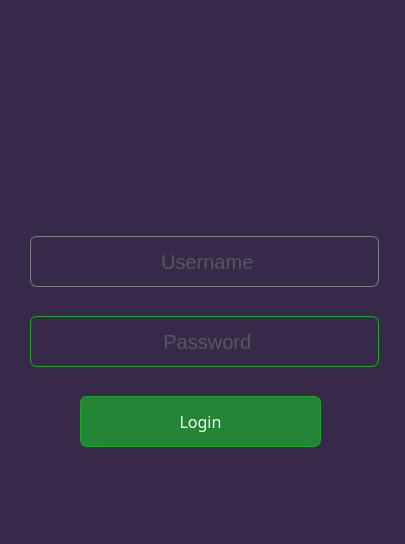
<?xml version="1.0" encoding="UTF-8"?>
<ui version="4.0">
 <class>Dialog</class>
 <widget class="QDialog" name="Dialog">
  <property name="geometry">
   <rect>
    <x>0</x>
    <y>0</y>
    <width>405</width>
    <height>544</height>
   </rect>
  </property>
  <property name="minimumSize">
   <size>
    <width>405</width>
    <height>544</height>
   </size>
  </property>
  <property name="maximumSize">
   <size>
    <width>405</width>
    <height>544</height>
   </size>
  </property>
  <property name="windowTitle">
   <string>PyPass Login</string>
  </property>
  <property name="windowIcon">
   <iconset>
    <normaloff>icons/password.png</normaloff>icons/password.png</iconset>
  </property>
  <property name="styleSheet">
   <string notr="true">QMainWindow{
	background-color: rgb(24,24,36);

}</string>
  </property>
  <widget class="QTabWidget" name="tabWidget">
   <property name="geometry">
    <rect>
     <x>-20</x>
     <y>-30</y>
     <width>681</width>
     <height>591</height>
    </rect>
   </property>
   <property name="minimumSize">
    <size>
     <width>681</width>
     <height>591</height>
    </size>
   </property>
   <property name="maximumSize">
    <size>
     <width>681</width>
     <height>591</height>
    </size>
   </property>
   <property name="styleSheet">
    <string notr="true">background-color: #372948;
border: #372948;</string>
   </property>
   <widget class="QWidget" name="tab_2">
    <attribute name="title">
     <string>Tab 2</string>
    </attribute>
    <widget class="QLabel" name="status">
     <property name="geometry">
      <rect>
       <x>10</x>
       <y>480</y>
       <width>421</width>
       <height>51</height>
      </rect>
     </property>
     <property name="font">
      <font>
       <pointsize>15</pointsize>
      </font>
     </property>
     <property name="layoutDirection">
      <enum>Qt::RightToLeft</enum>
     </property>
     <property name="styleSheet">
      <string notr="true">color:red;</string>
     </property>
     <property name="text">
      <string/>
     </property>
     <property name="textFormat">
      <enum>Qt::PlainText</enum>
     </property>
     <property name="alignment">
      <set>Qt::AlignCenter</set>
     </property>
    </widget>
    <widget class="QPushButton" name="login_button">
     <property name="geometry">
      <rect>
       <x>100</x>
       <y>400</y>
       <width>241</width>
       <height>51</height>
      </rect>
     </property>
     <property name="font">
      <font>
       <family>Arial Black</family>
       <pointsize>12</pointsize>
       <weight>10</weight>
       <italic>false</italic>
       <bold>false</bold>
      </font>
     </property>
     <property name="toolTip">
      <string>Login to PyPass</string>
     </property>
     <property name="styleSheet">
      <string notr="true">QPushButton {
	color: white;
font: 87 12pt &quot;Arial Black&quot;;
	background-color: rgb(35, 134, 54);
	border-radius:7px;
	border:1px solid #18ab29;
}

QPushButton:hover {
	background:linear-gradient(to bottom, #5cbf2a 5%, #44c767 100%);
	background-color:#18ab29;
}
QPushButton:active {
	position:relative;
	top:2px;
}</string>
     </property>
     <property name="text">
      <string>Login</string>
     </property>
     <property name="iconSize">
      <size>
       <width>30</width>
       <height>30</height>
      </size>
     </property>
     <property name="shortcut">
      <string>Return</string>
     </property>
     <property name="checkable">
      <bool>true</bool>
     </property>
     <property name="checked">
      <bool>false</bool>
     </property>
     <property name="flat">
      <bool>false</bool>
     </property>
    </widget>
    <widget class="QLineEdit" name="login_password_line">
     <property name="geometry">
      <rect>
       <x>50</x>
       <y>320</y>
       <width>349</width>
       <height>51</height>
      </rect>
     </property>
     <property name="font">
      <font>
       <pointsize>15</pointsize>
      </font>
     </property>
     <property name="toolTip">
      <string>Enter password :)</string>
     </property>
     <property name="styleSheet">
      <string notr="true">	border-radius:7px;
	border:1px solid #18ab29;
color: gray;</string>
     </property>
     <property name="inputMask">
      <string/>
     </property>
     <property name="maxLength">
      <number>50</number>
     </property>
     <property name="echoMode">
      <enum>QLineEdit::Password</enum>
     </property>
     <property name="alignment">
      <set>Qt::AlignCenter</set>
     </property>
     <property name="placeholderText">
      <string> Password</string>
     </property>
    </widget>
    <widget class="QLineEdit" name="login_user_line">
     <property name="enabled">
      <bool>false</bool>
     </property>
     <property name="geometry">
      <rect>
       <x>50</x>
       <y>240</y>
       <width>349</width>
       <height>51</height>
      </rect>
     </property>
     <property name="font">
      <font>
       <pointsize>15</pointsize>
      </font>
     </property>
     <property name="toolTip">
      <string>Enter username to login</string>
     </property>
     <property name="styleSheet">
      <string notr="true">border-radius:7px;
border:1px solid gray;
color: gray;</string>
     </property>
     <property name="inputMask">
      <string/>
     </property>
     <property name="maxLength">
      <number>50</number>
     </property>
     <property name="alignment">
      <set>Qt::AlignCenter</set>
     </property>
     <property name="placeholderText">
      <string> Username</string>
     </property>
    </widget>
    <widget class="QLabel" name="signin_user_img">
     <property name="geometry">
      <rect>
       <x>150</x>
       <y>40</y>
       <width>151</width>
       <height>171</height>
      </rect>
     </property>
     <property name="text">
      <string/>
     </property>
     <property name="pixmap">
      <pixmap>../PyPass-Extension/result.png</pixmap>
     </property>
     <property name="scaledContents">
      <bool>false</bool>
     </property>
    </widget>
   </widget>
  </widget>
 </widget>
 <resources>
  <include location="iconsref.qrc"/>
 </resources>
 <connections/>
</ui>
